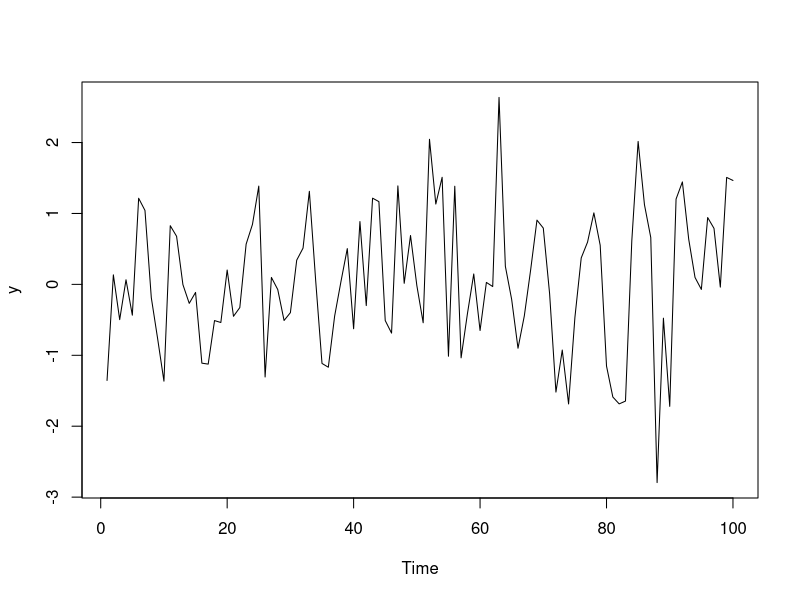
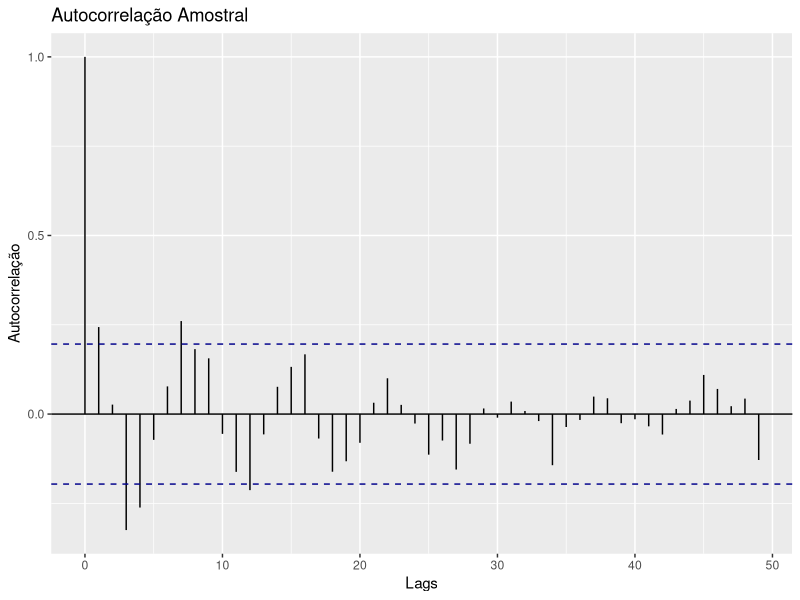
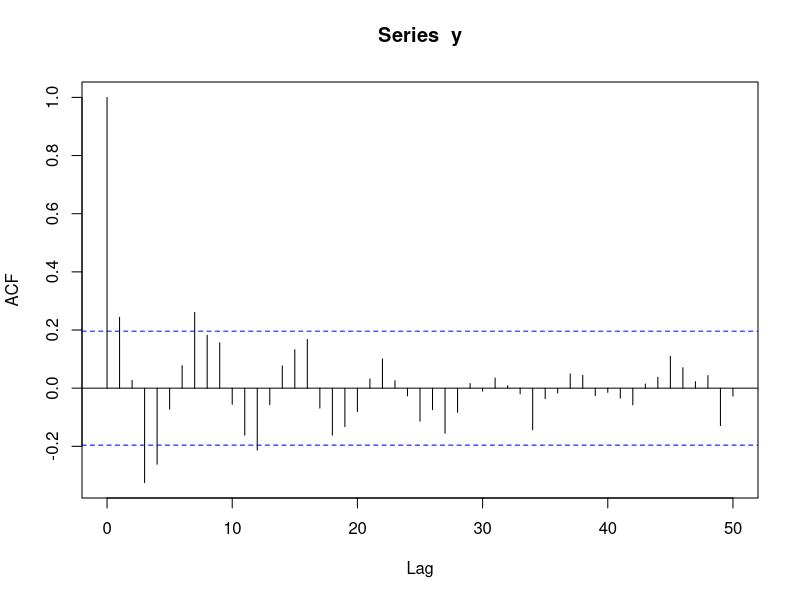
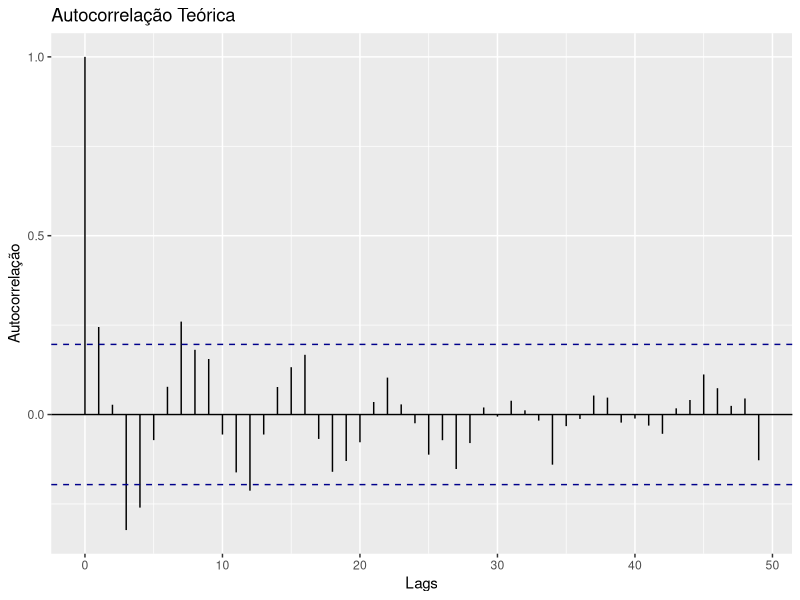
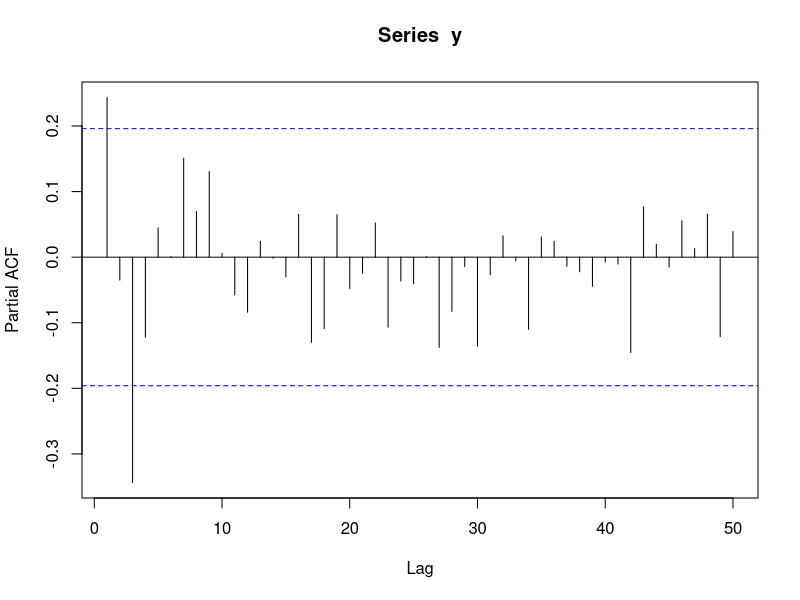

Generate these figures, in order, with R:
########## PACOTES ##############
#################################


####### QUESTAO 2 ################
set.seed(3666)
### A ###

AR <- function(coefs, n){
    n <- n + (length(coefs))
    ruido <- rnorm(n,mean = 0,sd =1)
    x <- ruido
    for(t in (length(coefs) + 1):n){
      x[t] <- x[t-1]*coefs[1] + x[t-2]*coefs[2] + x[t-3]*coefs[3] + ruido[t]
    }
    return(x[(length(coefs) + 1):n])
}
coefs <- c(.3,.1,-.5)
n <- 100
y <- AR(coefs,n)
plot.ts(y)

### B ###

#AMOSTRAL ------
#funcoes
acf.amostral <- function(y){
  n <- length(y)
  gama <- vector()
  for(h in 0:(n-1)){
      gam <- 0
      for (t in 1:(n-h)) {
        gam <- gam+(y[t+h]-mean(y))*(y[t]-mean(y))
      }
      gama[h + 1] <- gam/n
  }
  pho <- gama/gama[1]
  return(pho)
}

#valores
lags <- c(0:(n-1))
acfs <- data.frame(acf = acf.amostral(y),
                   lag = lags)
#plot
library(ggplot2)
cline <- 1.96/sqrt(length(y))
ggplot(data=acfs[1:50,], aes(x=lag, y=acf)) +
  geom_errorbar(aes(x=lag, ymax=acf, ymin=0), width=0) +
  geom_hline(aes(yintercept = 0))+
  geom_hline(aes(yintercept = cline), linetype = 2, color = 'darkblue') +
  geom_hline(aes(yintercept = -cline), linetype = 2, color = 'darkblue') +
  ggtitle('Autocorrelação Amostral') + ylab('Autocorrelação') + xlab('Lags')
#conferindo
acf(y,lag.max = 50)
# TEORICO ----
acf.teorico <- function(y){
  #media de y = 0
  n <- length(y)
  gama <- vector()
  for(h in 0:(n-1)){
    gam <- 0
    for (t in 1:(n-h)) {
      gam <- gam+(y[t+h])*(y[t])
    }
    gama[h + 1] <- gam/n
  }
  pho <- gama/gama[1]
  return(pho)
}

#valores
lags <- c(0:(n-1))
acfs.t <- data.frame(acf = acf.teorico(y),
                   lag = lags)
ggplot(data=acfs.t[1:50,], aes(x=lag, y=acf)) +
  geom_errorbar(aes(x=lag, ymax=acf, ymin=0), width=0) +
  geom_hline(aes(yintercept = 0))+
  geom_hline(aes(yintercept = cline), linetype = 2, color = 'darkblue') +
  geom_hline(aes(yintercept = -cline), linetype = 2, color = 'darkblue') +
  ggtitle('Autocorrelação Teórica') + ylab('Autocorrelação') + xlab('Lags')
pacf(y,lag.max = 50)

### C ###
logLik <- function(coefs, y) {
  c1 <- coefs[1]
  c2 <- coefs[2]
  c3 <- coefs[3]
  sigma2 <- coefs[4]
  n <- length(y)
  aux <- -n/2*log(2*pi*sigma2)
  loglik <- 0
  for (t in 4:n) {
    loglik <-loglik + (y[t] - c1 * y[t-1] - c2 * y[t-2] - c3 * y[t-3])^2
  }
  loglik <- aux - loglik/(2*sigma2)
  return(-loglik)
}

# Define os parâmetros iniciais
coefs_iniciais <- c(runif(3,-1,-1), 1)
y <- AR(c(.3,.1,-.5),10000)
# Chama a função de otimização
fit <- optim(coefs_iniciais, logLik, method = "BFGS", y = y)

# Exibe os parâmetros otimizados
fit$par


